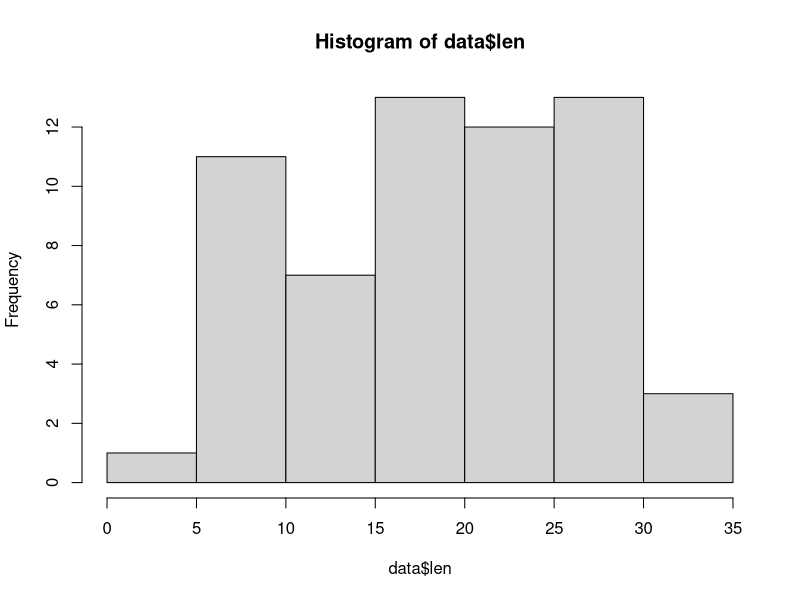

R code for this plot:
## ---- chunk 1
data(ToothGrowth)
data <- ToothGrowth
data$dose <- as.factor(data$dose)
head(data)
## ---- chunk 2
hist(data$len)
## ---- chunk 3
tapply(data$len,data$supp,mean)
tapply(data$len,data$supp,sd)
## ---- chunk 4
tapply(data$len,data$dose,mean)
tapply(data$len,data$dose,sd)
## ---- chunk 5
summary(data)
## ---- chunk 6
# OJ group
tapply(data$len,data$supp,mean)[1] + 
  c(-1,1)*qt(0.975,30-1)*tapply(data$len,data$dose,sd)[1]/sqrt(30)
# VC group
tapply(data$len,data$supp,mean)[2] + 
  c(-1,1)*qt(0.975,30-1)*tapply(data$len,data$dose,sd)[2]/sqrt(30)
# t-test
t.test(data[data$supp == "OJ",]$len,data[data$supp == "VC",]$len,paied=F)
## ---- chunk 7
# 0.5 dose group
tapply(data$len,data$dose,mean)[1] + 
  c(-1,1)*qt(0.975,20-1)*tapply(data$len,data$dose,sd)[1]/sqrt(20)
# 1 dose group
tapply(data$len,data$dose,mean)[2] + 
  c(-1,1)*qt(0.975,20-1)*tapply(data$len,data$dose,sd)[2]/sqrt(20)
# 2 dose group
tapply(data$len,data$dose,mean)[3] + 
  c(-1,1)*qt(0.975,20-1)*tapply(data$len,data$dose,sd)[3]/sqrt(20)
# t-test: 0.5 vs 1
t.test(data[data$dose == "0.5",]$len,data[data$dose == "1",]$len,paied=F)
# t-test: 0.5 vs 2
t.test(data[data$dose == "0.5",]$len,data[data$dose == "2",]$len,paied=F)
# t-test: 1 vs 2
t.test(data[data$dose == "1",]$len,data[data$dose == "2",]$len,paied=F)
